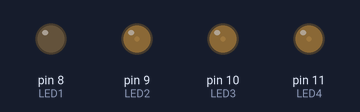
The sketch below on a simulated Arduino Uno, built with avr-gcc and run on an emulated ATmega328P. Shown: output pins drawn as LEDs (lit = HIGH).

Above: at 0.15 s.
At 4.06 s:
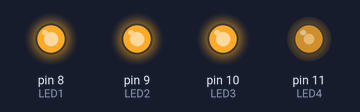
At 7.98 s:
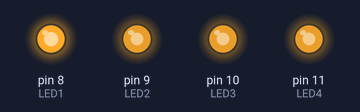
At 18.82 s:
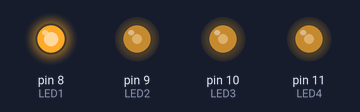
At 27.58 s:
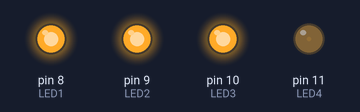
At 39.32 s:
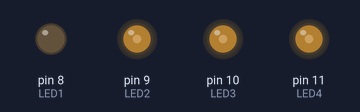
Timing chart, 0 to 39.7 s (numbered marks = the images above):
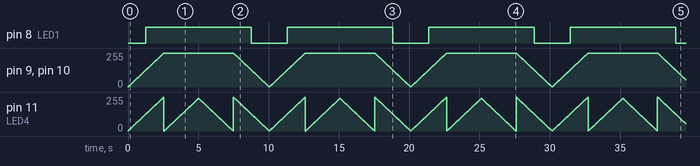

Measured:
- by itself, pin 8 (LED1): alternates HIGH for 7.5 s and LOW for 2.6 s

The sketch:

Piscando_em_sequencia.ino
```cpp
//sudo chmod a+rw /dev/ttyUSB0


const int LED1=8;
const int LED2=9;
const int LED3=10;
const int LED4=11;

int brilho =0;
int i = 1;

void setup() {
  // put your setup code here, to run once:
  pinMode(LED1,OUTPUT);
  pinMode(LED2,OUTPUT);
  pinMode(LED3,OUTPUT);
  pinMode(LED4,OUTPUT);

}

void loop() {
  // put your main code here, to run repeatedly:

if (brilho > 500){

  i = -1;
} else if (brilho <1){
  i = 1;
}

brilho = brilho + i;

analogWrite(LED1,brilho);
analogWrite(LED2,brilho);
analogWrite(LED3,brilho);
analogWrite(LED4,brilho);
delay(10);

}
```
